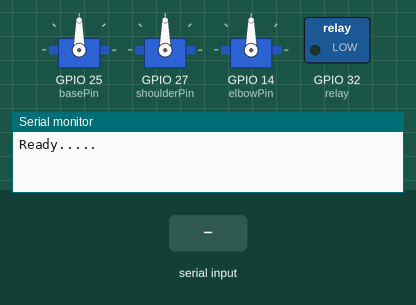
This sketch was run on a simulated ESP32. Parts: 3 × servo, switched loads named in the sketch (green lamp = pin HIGH), the last lines printed to the serial monitor. The inputs (shaded band) are chosen by the test bench.

Above: at 1.2 s.
1.3 s: "1\n" received over Serial
At 2.2 s:
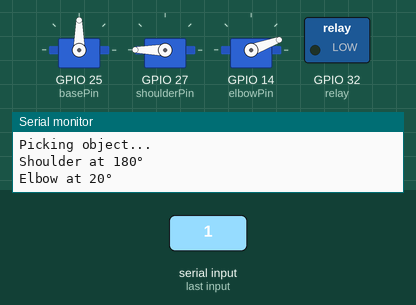
At 7.7 s:
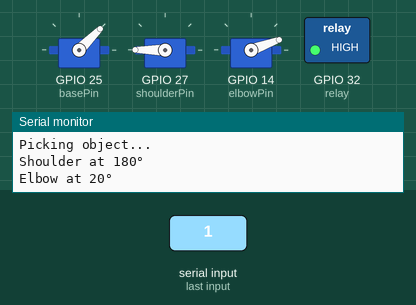
13.0 s: "2\n" received over Serial
At 14.8 s:
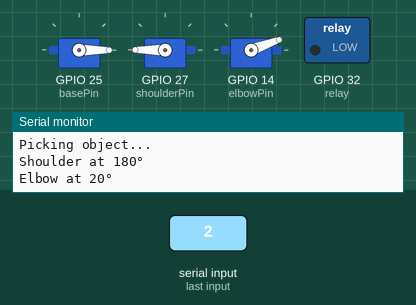
Timing chart, 0 to 23.7 s (numbered marks = the images above; inputs shaded):
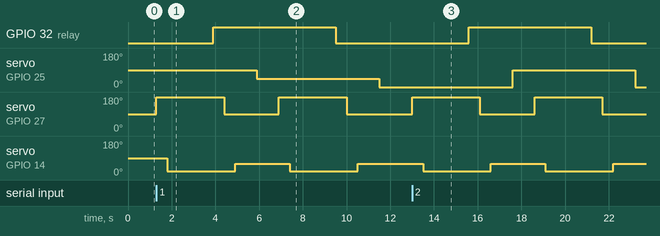

Measured:
- after the input at 1.3 s, GPIO 32 (relay): LOW → HIGH after 2.6 s, → LOW 5.6 s later; servo on GPIO 25 (basePin): 90° → 45° after 4.6 s, → 0° 5.6 s later; servo on GPIO 27 (shoulderPin): alternates 180° for 3.1 s and 90° for 2.5 s, starting at once; servo on GPIO 14 (elbowPin): alternates 60° for 2.5 s and 20° for 3.1 s, starting after 0.50 s
- after the input at 13.0 s, GPIO 32 (relay): LOW → HIGH after 2.6 s, → LOW 5.6 s later; servo on GPIO 25 (basePin): 0° → 90° after 4.6 s, → 0° 5.6 s later; servo on GPIO 27 (shoulderPin): alternates 180° for 3.1 s and 90° for 2.5 s, starting at once; servo on GPIO 14 (elbowPin): alternates 60° for 2.5 s and 20° for 3.1 s, starting after 0.50 s

The sketch:

ESP32_coin_arm.ino
```cpp
#include <ESP32Servo.h>

// Servo objects
Servo base, shoulder, elbow;

// Servo control pins
const int basePin = 25;
const int shoulderPin = 27;
const int elbowPin = 14;
const int relay = 32;

void setup() {
  Serial.begin(115200);

  base.setPeriodHertz(50);
  shoulder.setPeriodHertz(50);
  elbow.setPeriodHertz(50);

  base.attach(basePin, 500, 2400);
  shoulder.attach(shoulderPin, 500, 2400);
  elbow.attach(elbowPin, 500, 2400);

  pinMode(relay, OUTPUT);

  Serial.println("Ready.....");
}

void loop() {
  if (Serial.available()) {
    int command = Serial.parseInt();

    if (command == 1) {
      pickObject();
      delay(2000);
      digitalWrite(relay, HIGH);
      delay(500);
      liftObject();
      delay(1000);
      base.write(45);
      delay(1000);
      pickObject();
      delay(2000);
      digitalWrite(relay, LOW);
      delay(500);
      liftObject();
      delay(1000);
      base.write(0);
    } else if (command == 2) {
      pickObject();
      delay(2000);
      digitalWrite(relay, HIGH);
      delay(500);
      liftObject();
      delay(1000);
      base.write(90);
      delay(1000);
      pickObject();
      delay(2000);
      digitalWrite(relay, LOW);
      delay(500);
      liftObject();
      delay(1000);
      base.write(0);
    }else if (command == 3) {
      pickObject();
      delay(1000);
      digitalWrite(relay, HIGH);
      delay(500);
      liftObject();
      delay(1000);
      base.write(125);
      delay(1000);
      pickObject();
      delay(1000);
      digitalWrite(relay, LOW);
      delay(500);
      liftObject();
      delay(1000);
      base.write(0);
    }else if (command == 4) {
      pickObject();
      delay(1000);
      digitalWrite(relay, HIGH);
      delay(500);
      liftObject();
      delay(1000);
      base.write(180);
      delay(1000);
      pickObject();
      delay(1000);
      digitalWrite(relay, LOW);
      delay(500);
      liftObject();
      delay(1000);
      base.write(0);
    }else {
      Serial.println("Invalid input. Enter 1 to pick and lift.");
    }

    while (Serial.available()) Serial.read(); // Clear serial buffer
  }
}

void pickObject() {
  Serial.println("Picking object...");

  shoulder.write(180);
  Serial.println("Shoulder at 180°");

  delay(500);

  elbow.write(20);
  Serial.println("Elbow at 20°");

  delay(100);
}

void liftObject() {
  Serial.println("Lifting object...");
  shoulder.write(90);
  Serial.println("Shoulder at 90°");

   delay(500);

  elbow.write(60);
  Serial.println("Elbow at 60°");
}
```
